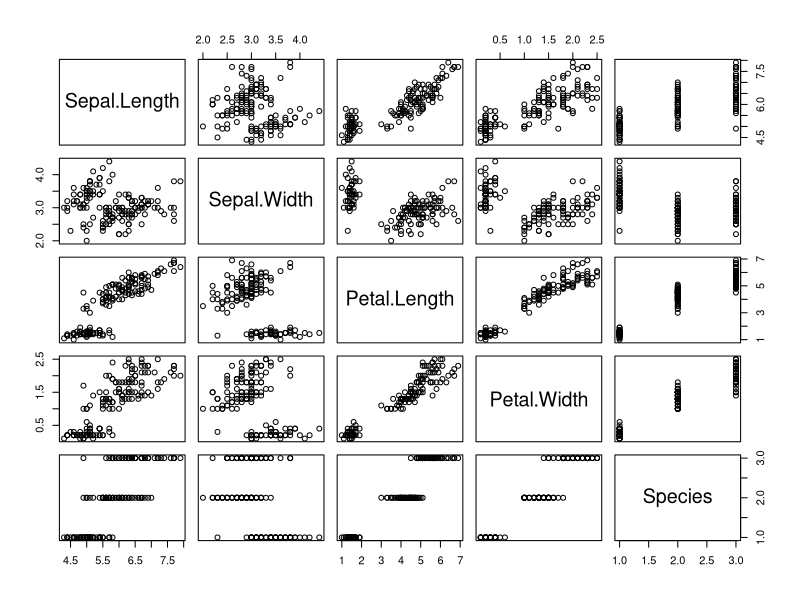
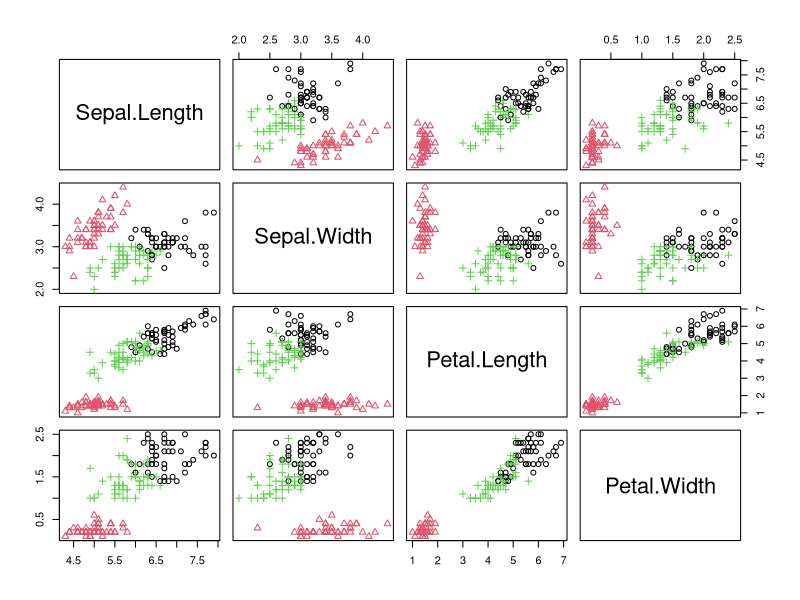
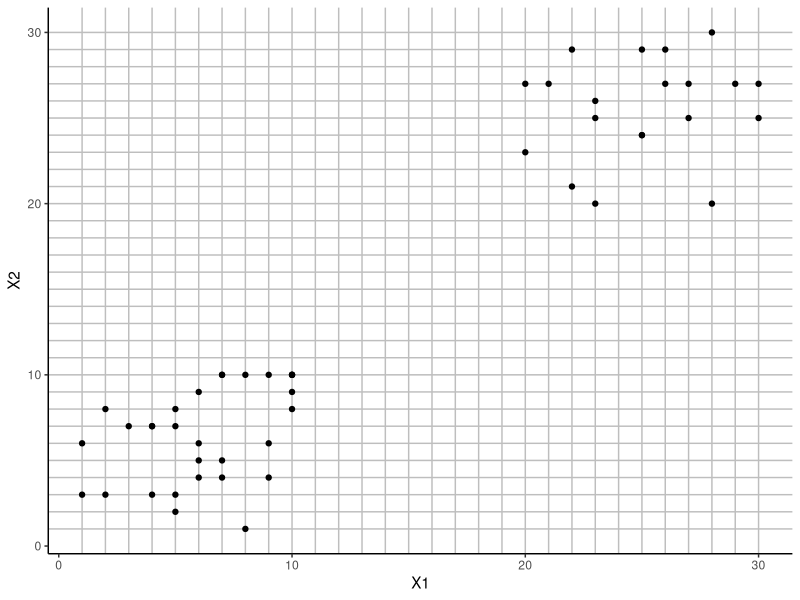
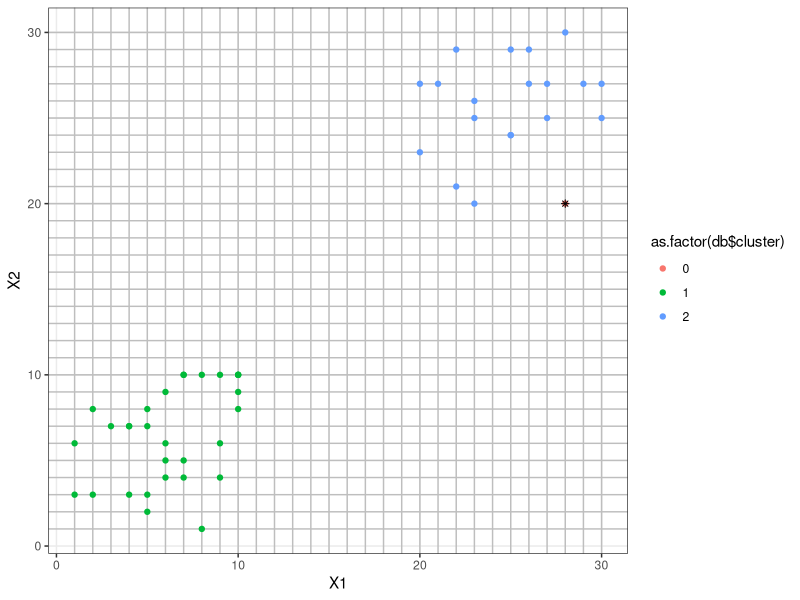
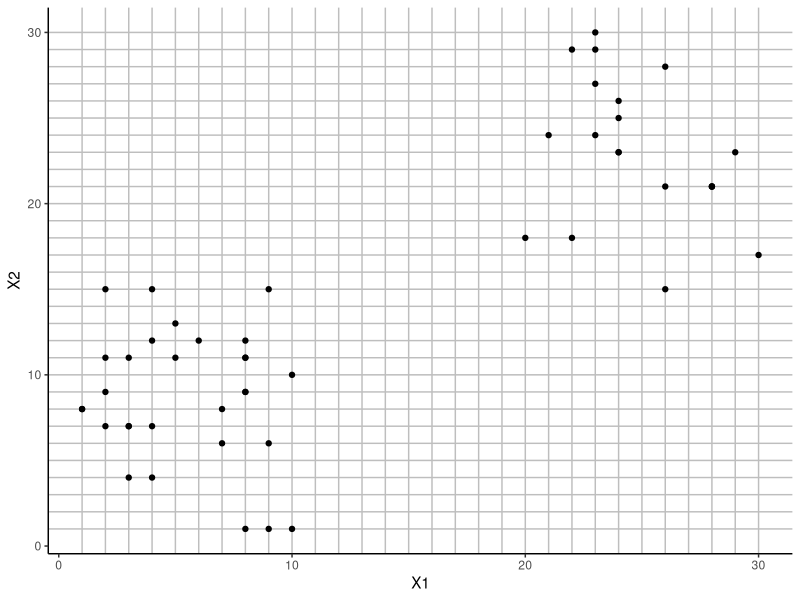
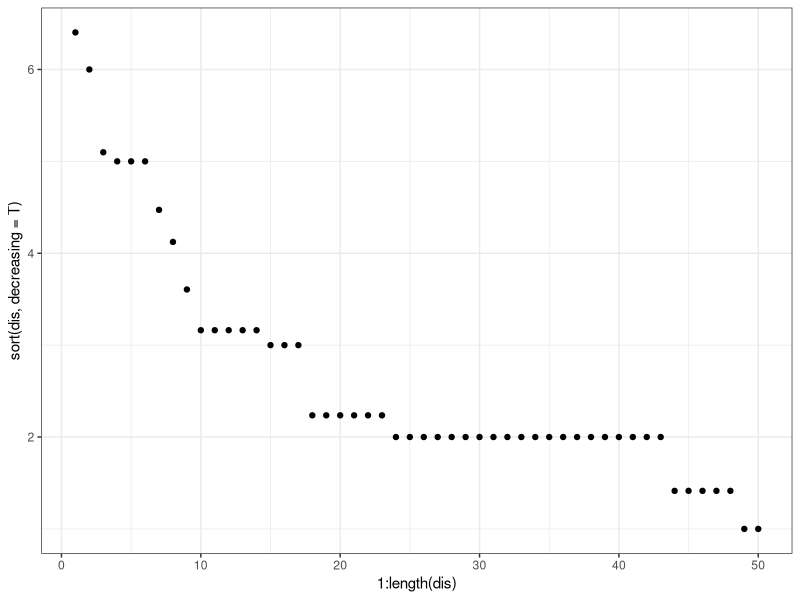
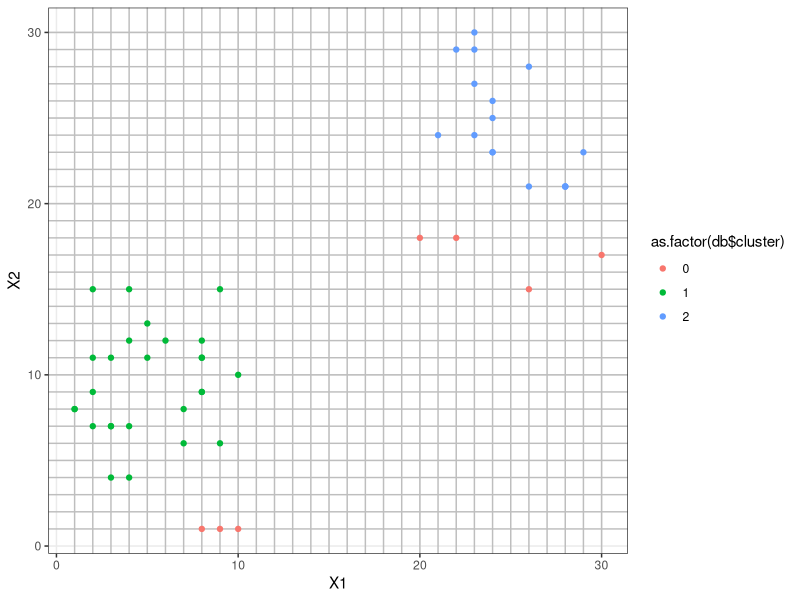
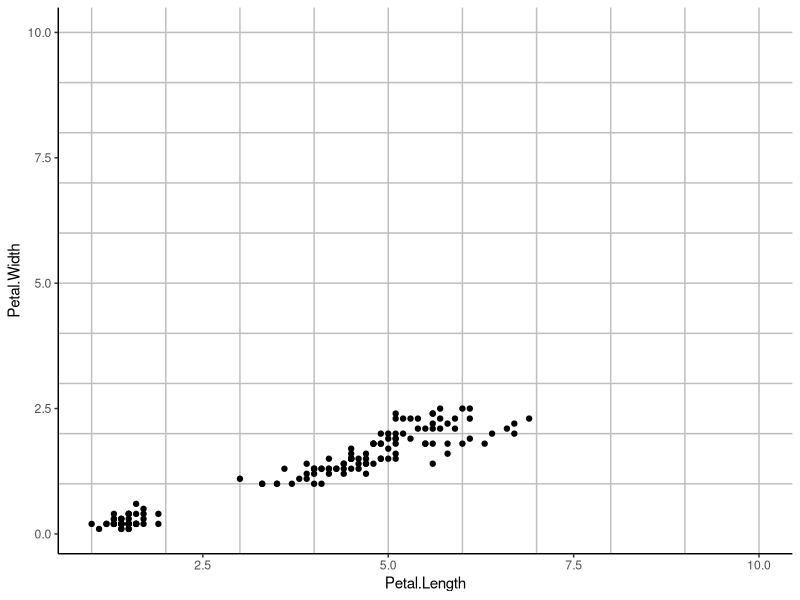

Write R code to recreate these figures, in order.
iris
plot(iris)

df <- scale(iris[1:4])
summary(df)

df_clusters <- kmeans(df, centers = 3)
df_clusters

df_clusters$cluster
df_clusters$centers
df_clusters$totss

plot(iris[1:4],
     pch=df_clusters$cluster,
     col=df_clusters$cluster)

iris$cluster <- df_clusters$cluster

aggregate(data=iris, Sepal.Length ~ cluster, mean )
aggregate(data=iris, Sepal.Width ~ cluster, mean )
aggregate(data=iris, Petal.Length ~ cluster, mean )
aggregate(data=iris, Petal.Width ~ cluster, mean )


# kmeans => 몇개의 클러스터? 엘보 그래프 -> k+means(k means++)
# k=2,3,...,20

#h-clustering 

#DBSCAN : 반경 x(Eps) 이내에 정의 n(MinPts)개 이상 있으면 
# 하나의 클러스터가 생성
# x : 반경 
# n : 점의 개수 

# 점 p가 반경 x(Eps)이내에 점을 n개 이상 가지고 있다면 -> 클러스터
# -> 이때 p를 클러스터의 중심점(core point)라고 부름


#DBSCAN
# install.packages('fpc')
library(fpc)
library(ggplot2)

data<-data.frame(cbind(c(sample(1:10,30, replace = T),
  sample(20:30,20, replace = T)),
c(sample(1:10,30, replace = T),
  sample(20:30,20, replace = T))))

data
# + 는 계속 코딩을 이어서 한다.

ggplot(data)+
  geom_hline(yintercept = 1:30, colour='grey')+
  geom_vline(xintercept = 1:30, colour='grey')+
  geom_point((aes(x=X1, y=X2)))+
  theme_classic()

db<-dbscan(data, eps=sqrt(18), MinPts = 2)
db
str(db)
db$cluster
db$isseed


# seed = 코어 
# 0 : 노이즈(아웃라이어) (컬럼)

library(RColorBrewer)
ggplot(data)+
  geom_hline(yintercept = 1:30, colour='grey')+
  geom_vline(xintercept = 1:30, colour='grey')+
  geom_point(aes(x=X1, y=X2, col=as.factor(db$cluster)))+
  geom_point(data = data[!db$isseed,], aes(X1,X2), shape=8)+
  theme_bw()

data[!db$isseed,]

#참고 : MinPts(k)값은 데이터의 차원+1로부터 설정해보는게 좋음
#DBSCAN시 적절한 MinPts(k)와 eps값을 결정하는 방법
data<-data.frame(cbind(c(sample(1:10,30, replace = T),
                         sample(20:30,20, replace = T)),
                       c(sample(1:15,30, replace = T),
                         sample(15:30,20, replace = T))))
data

ggplot(data)+
  geom_hline(yintercept = 1:30, colour='grey')+
  geom_vline(xintercept = 1:30, colour='grey')+
  geom_point((aes(x=X1, y=X2)))+
  theme_classic()


disEps <- function(mydata, x, y){
  #mydata: 기준점 
  #x,y : 나머지 점들의 x,y 좌표
  sqrt((mydata[1]-x)^2 + (mydata[2]-y)^2)
}

# 1) 모든 점(데이터)들에 대해 K번째로 가까운 점들과의 거리를 계산 
# ex) 데이터 50건
# 데이터 1번 ~ 50번 각 데이터에 대해 나머지 49개의 데이터와의 거리 계산
# 2) 거리를 기준으로 내림차순 정렬
k<-3
dis<-c()
for(i in 1:nrow(data)){ #i는 1~50까지 값
  dis<-c(dis,sort(apply(data, 1, disEps, x<-data[i,1], y<-data[i,2]))[k+1])
  
}
print(dis) # 50개의 기준점 각각에 대해 4(k+1)번쨰로 가까운 점과의 거리
# nrow(data)


# 3) 그래프를 그리자
# - x축은 점들의 번호
# - y축은 내림차순 정렬된 거리
# 4) elbow로 그려지면, 꺾이는 지점 찾는다.
# -> 찾았다면 이때의 k가 MinPts, y축값이 eps

ggplot()+
  geom_point(aes(x=1:length(dis),
                 y=sort(dis, decreasing = T)))+
  theme_bw()

#MinPts(k값=4), 반경 eps 내에

#MinPts=2, Eps=3.5
db<-dbscan(data, eps=4, MinPts = 4)
ggplot(data)+
  geom_hline(yintercept = 1:30, colour='grey')+
  geom_vline(xintercept = 1:30, colour='grey')+
  geom_point(aes(x=X1, y=X2, col=as.factor(db$cluster)))+
  # geom_point(data = data[!db$isseed,], aes(X1,X2), shape=8)+
  theme_bw()

# iris$Petal.Length, iris$Petal.Width
# -> 시각화
# -> minpts, eps 조정 -> 3개의 클러스터 생성
ggplot(iris)+
  geom_hline(yintercept = 1:10, colour='grey')+
  geom_vline(xintercept = 1:10, colour='grey')+
  geom_point((aes(x=Petal.Length, y=Petal.Width)))+
  theme_classic()
